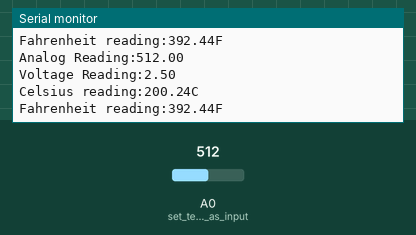
A sketch run on a simulated Arduino Uno, built with avr-gcc and run on an emulated ATmega328P. Parts: the last lines printed to the serial monitor. The inputs (shaded band) are chosen by the test bench; at power-on: A0 (set_temp_sensor_as_input) = 512.

Above: at 3.8 s.
3.9 s: A0 (set_temp_sensor_as_input) set to 716
At 7.4 s:
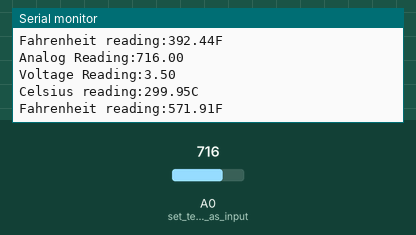
7.8 s: A0 (set_temp_sensor_as_input) set to 900
At 9.7 s:
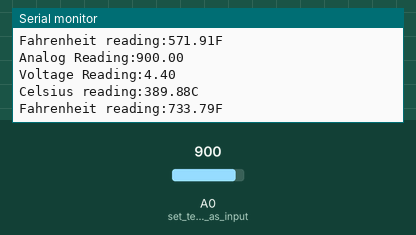
Timing chart, 0 to 11.2 s (numbered marks = the images above; inputs shaded):
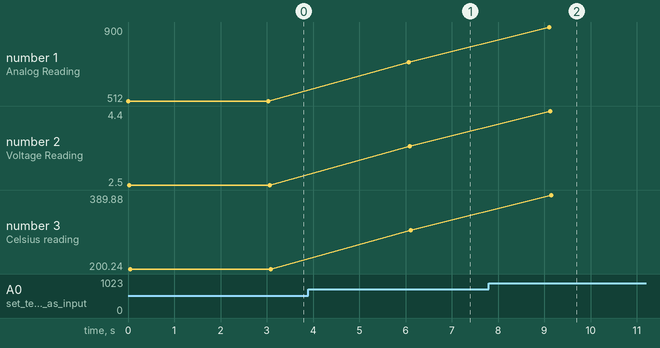

The sketch:

temperature_sensor_interfacing_with_arduino_on_tinkercad1.ino
```cpp
void setup() {
  // put your setup code here, to run once:
  pinMode(A0, INPUT);//set temp sensor as input
  Serial.begin(9600);

}

void loop() {
  // put your main code here, to run repeatedly:
 float anlog_reading=analogRead(A0);
 Serial.print("Analog Reading:");//read analog reading
 Serial.println(anlog_reading);

//converting analog reading to voltage
float Voltage=anlog_reading*5/1023;
//we divide by 1023 as the analog reading from the data pin is betn 0 and 1024
//into 5 because 5 volts;
 Serial.print("Voltage Reading:");//display voltage
 Serial.println(Voltage);

//reading Celsius;
///converting from 10mV per degree with 0.5V offset
float temp_celsius = 100 * (Voltage-0.5);
Serial.println("Celsius reading:"+String(temp_celsius)+("C"));
float temp_far=(temp_celsius*9/5)+32;
Serial.println("Fahrenheit reading:"+String(temp_far)+("F\n"));
delay(3000);// give a delay of 3 secs before repeating the loop


}
```

Measured:
- after the input at 3.9 s, the serial monitor: prints a new line after 2.2 s (image 1)
- after the input at 7.8 s, the serial monitor: prints a new line after 1.3 s (image 2)
- plotted number 1: 512 → 716 after the input at 3.9 s, 716 → 900 after the input at 7.8 s
- plotted number 2: 2.5 → 3.5 after the input at 3.9 s, 3.5 → 4.4 after the input at 7.8 s
- plotted number 3: 200.24 → 299.95 after the input at 3.9 s, 299.95 → 389.88 after the input at 7.8 s
